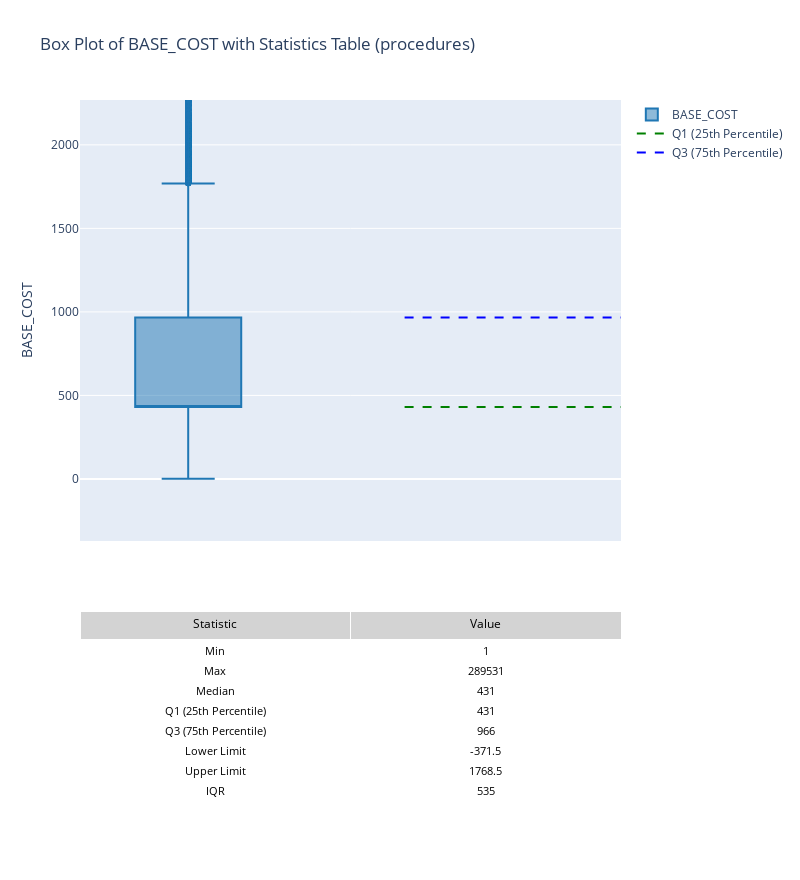

The cell this chart's notebook holds for it:
### Markdown cell above
### Box Plot of BASE_COST (procedures)

### Code cell
# Calculate IQR values for BASE_COST
Q1 = procedures['BASE_COST'].quantile(0.25)
Q3 = procedures['BASE_COST'].quantile(0.75)
IQR = Q3 - Q1
lower_limit = Q1 - 1.5 * IQR
upper_limit = Q3 + 1.5 * IQR
min_value = procedures['BASE_COST'].min()
max_value = procedures['BASE_COST'].max()
median_value = procedures['BASE_COST'].median()

# Create a subplot with 2 rows: one for the box plot, one for the table
fig_BB = make_subplots(
    rows=2, cols=1,
    row_heights=[0.7, 0.3],  # Allocate space for the graph and table
    vertical_spacing=0.1,
    specs=[[{"type": "xy"}], [{"type": "table"}]]  # First row: xy plot, second row: table
)

# Add the box plot layer for BASE_COST
fig_BB.add_trace(
    go.Box(
        y=procedures['BASE_COST'],
        name='BASE_COST',
        boxpoints='outliers',  # Show outliers as individual points
        marker=dict(color='#1f77b4', outliercolor='#ff7f0e', size=6),  # Outliers in a different color
        line=dict(color='#1f77b4')
    ),
    row=1, col=1
)

# Add IQR lines for BASE_COST
fig_BB.add_trace(
    go.Scatter(
        x=[-0.5, 0.5],  # Extend the line horizontally
        y=[Q1, Q1],
        mode='lines',
        line=dict(color='green', dash='dash'),
        name='Q1 (25th Percentile)'
    ),
    row=1, col=1
)
fig_BB.add_trace(
    go.Scatter(
        x=[-0.5, 0.5],
        y=[Q3, Q3],
        mode='lines',
        line=dict(color='blue', dash='dash'),
        name='Q3 (75th Percentile)'
    ),
    row=1, col=1
)

# Add the table with statistics
fig_BB.add_trace(
    go.Table(
        header=dict(
            values=["Statistic", "Value"],
            fill_color="lightgrey",
            align="center",
            font=dict(size=12, color="black")
        ),
        cells=dict(
            values=[
                ["Min", "Max", "Median", "Q1 (25th Percentile)", "Q3 (75th Percentile)", "Lower Limit", "Upper Limit", "IQR"],
                [min_value, max_value, median_value, Q1, Q3, lower_limit, upper_limit, IQR]
            ],
            fill_color="white",
            align="center",
            font=dict(size=11, color="black")
        )
    ),
    row=2, col=1
)

# Update layout for better visibility
fig_BB.update_layout(
    title='Box Plot of BASE_COST with Statistics Table (procedures)',
    xaxis_title='',
    yaxis_title='BASE_COST',
    yaxis=dict(range=[lower_limit, upper_limit + 500]),  # Slightly extend the range for clarity
    height=880,  # Adjust height to accommodate both graph and table
    width=800,
    showlegend=True,  # Show legend for IQR lines
    xaxis=dict(showticklabels=False)
)

# Show the plot
fig_BB.show()

### Figure 1 — Plotly figure (JSON) as saved in the notebook; plotly's stock layout.template omitted (floating-point values rounded to 4 significant figures; data arrays with more than 128 entries replaced by an {"elided": "..."} marker saying what was removed)
{"data": [{"boxpoints": "outliers", "line": {"color": "#1f77b4"}, "marker": {"color": "#1f77b4", "outliercolor": "#ff7f0e", "size": 6}, "name": "BASE_COST", "type": "box", "xaxis": "x", "y": {"elided": "47701 int values"}, "yaxis": "y"}, {"line": {"color": "green", "dash": "dash"}, "mode": "lines", "name": "Q1 (25th Percentile)", "type": "scatter", "x": [-0.5, 0.5], "xaxis": "x", "y": [431, 431], "yaxis": "y"}, {"line": {"color": "blue", "dash": "dash"}, "mode": "lines", "name": "Q3 (75th Percentile)", "type": "scatter", "x": [-0.5, 0.5], "xaxis": "x", "y": [966, 966], "yaxis": "y"}, {"cells": {"align": "center", "fill": {"color": "white"}, "font": {"color": "black", "size": 11}, "values": [["Min", "Max", "Median", "Q1 (25th Percentile)", "Q3 (75th Percentile)", "Lower Limit", "Upper Limit", "IQR"], [1, 289531, 431, 431, 966, -371.5, 1768.0, 535]]}, "domain": {"x": [0, 1], "y": [0, 0.27]}, "header": {"align": "center", "fill": {"color": "lightgrey"}, "font": {"color": "black", "size": 12}, "values": ["Statistic", "Value"]}, "type": "table"}], "layout": {"height": 880, "showlegend": true, "title": {"text": "Box Plot of BASE_COST with Statistics Table (procedures)"}, "width": 800, "xaxis": {"anchor": "y", "domain": [0, 1], "showticklabels": false, "title": {"text": ""}}, "yaxis": {"anchor": "x", "domain": [0.37, 1], "range": [-371.5, 2268.0], "title": {"text": "BASE_COST"}}}}
